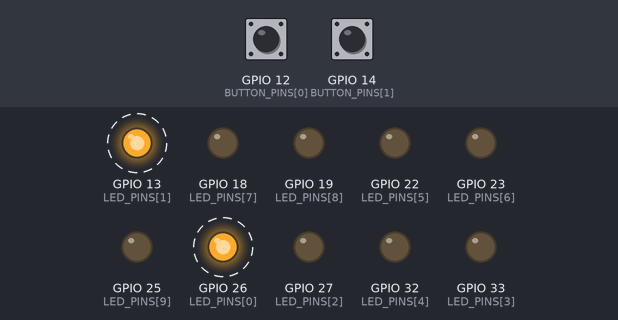
The program below on a simulated ESP32. Shown: output pins drawn as LEDs (lit = HIGH). Dashed ring = blinking. Inputs (shaded band) come from the test bench; at power-on: GPIO 14 (BUTTON_PINS[1]) LOW, GPIO 12 (BUTTON_PINS[0]) HIGH.

Above: at 1.2 s.
1.3 s: GPIO 14 (BUTTON_PINS[1]) pulled HIGH for 0.15 s
At 2.68 s:
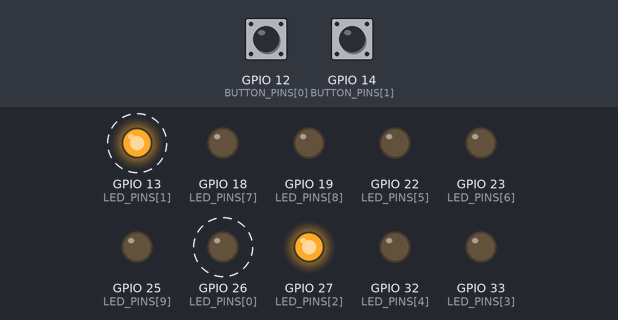
4.4 s: GPIO 14 (BUTTON_PINS[1]) pulled HIGH for 1 s
At 7.3 s:
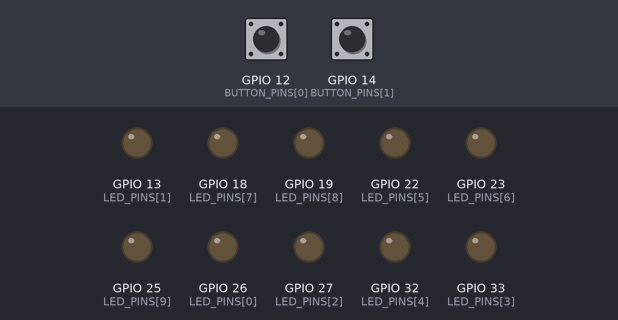
7.5 s: GPIO 14 (BUTTON_PINS[1]) pulled HIGH for 3.2 s
At 10.79 s:
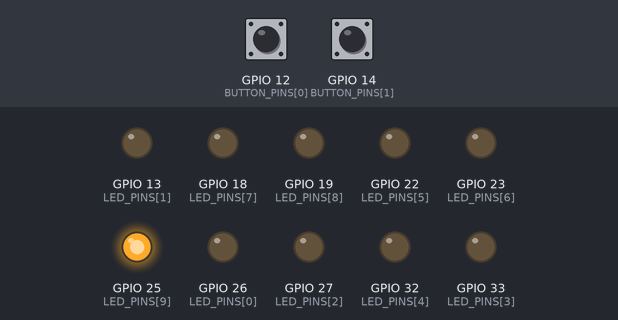
Timing chart, 0 to 13.7 s (numbered marks = the images above; inputs shaded):
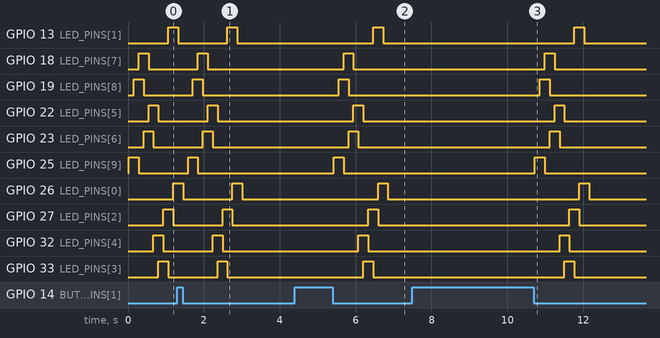

The program:

main.cpp
```cpp
#include <Arduino.h>
#include <freertos/FreeRTOS.h>
#include <freertos/queue.h>

#if CONFIG_FREERTOS_UNICORE
static const BaseType_t app_cpu = 0;
#else
static const BaseType_t app_cpu = 1;
#endif

static TaskHandle_t LEDFlicker = NULL;
static TaskHandle_t Button = NULL;

// LED pin list
static const uint8_t LED_PINS[] = {26, 13, 27, 33, 32, 22, 23, 18, 19, 25};
static const size_t LED_COUNT = sizeof(LED_PINS) / sizeof(LED_PINS[0]);

// Button pin list
static const uint8_t BUTTON_PINS[] = {12, 14};
static const size_t BUTTON_COUNT = sizeof(BUTTON_PINS) / sizeof(BUTTON_PINS[0]);

// Command queue to communicate button presses to the LED task
static QueueHandle_t commandQueue = NULL;

enum Command : int
{
  CMD_NONE = 0,
  CMD_FORWARD = 1,
  CMD_REVERSE = 2
};

void flicker(void *parameter)
{
  int cmd;
  for (;;)
  {
    // Wait for a command from the button task
    if (xQueueReceive(commandQueue, &cmd, portMAX_DELAY) == pdTRUE)
    {
      if (cmd == CMD_FORWARD)
      {
        for (size_t i = 0; i < LED_COUNT + 2; ++i)
        {
          // led count = 10 + 2
          if (i < LED_COUNT)
            digitalWrite(LED_PINS[i], HIGH);
          // Turn off 2 LEDs behind the current one to leave a trail
          if (i >= 2)
            digitalWrite(LED_PINS[i - 2], LOW);
          vTaskDelay(130 / portTICK_PERIOD_MS);
        }
      }
      else if (cmd == CMD_REVERSE)
      {
        // N-1 -> 0
        for (int i = LED_COUNT - 1; i > -3 ; --i)
        {
          // led count = 10
          // i=9
          if (i >= 0 && i < LED_COUNT)
            digitalWrite(LED_PINS[i], HIGH);

          // Turn off 2 LEDs ahead (which are behind visually in reverse)
          if (i + 2 < LED_COUNT && i + 2 >= 0)
            digitalWrite(LED_PINS[i + 2], LOW);
          vTaskDelay(130 / portTICK_PERIOD_MS);
        }
      }
      // After finishing sequence, continue waiting for next command
    }
  }
}

void readButtons(void *parameter)
{
  // Simple debounce parameters
  const TickType_t debounceDelay = 20 / portTICK_PERIOD_MS;

  for (;;)
  {
    for (size_t i = 0; i < BUTTON_COUNT; ++i)
    {
      int state = digitalRead(BUTTON_PINS[i]); // using INPUT_PULLUP: HIGH = not pressed, LOW = pressed
      if (state == LOW)
      {
        // debounce
        vTaskDelay(debounceDelay);
        if (digitalRead(BUTTON_PINS[i]) == LOW)
        {
          // Send command depending on which button
          int cmdToSend = (i == 0) ? CMD_FORWARD : CMD_REVERSE;
          // Use overwrite to ensure latest command is stored (queue length 1)
          if (commandQueue != NULL)
          {
            xQueueOverwrite(commandQueue, &cmdToSend);
          }

          // wait for release to avoid multiple triggers
          while (digitalRead(BUTTON_PINS[i]) == LOW)
          {
            vTaskDelay(10 / portTICK_PERIOD_MS);
          }
        }
      }
    }
    vTaskDelay(50 / portTICK_PERIOD_MS); // poll interval
  }
}
void setup()
{
  Serial.begin(115200);

  for (size_t i = 0; i < LED_COUNT; ++i)
  {
    pinMode(LED_PINS[i], OUTPUT);
    digitalWrite(LED_PINS[i], LOW); // Ensure all LEDs are off initially
  }
  for (size_t i = 0; i < BUTTON_COUNT; ++i)
  {
    pinMode(BUTTON_PINS[i], INPUT); // Using external pull-down resistors
  }

  // Create command queue (length 1) used to notify LED task which sequence to run
  commandQueue = xQueueCreate(1, sizeof(int));
  if (commandQueue == NULL)
  {
    Serial.println("Failed to create command queue");
  }

  xTaskCreatePinnedToCore(
      flicker,     // Function to implement the task
      "LEDTask",   // Name of the task
      2048,        // Stack size in words
      NULL,        // Task input parameter
      1,           // Priority of the task
      &LEDFlicker, // Task handle
      app_cpu      // Core where the task should run
  );

  xTaskCreatePinnedToCore(
      readButtons,  // Function to implement the task
      "ButtonTask", // Name of the task
      2048,         // Stack size in words
      NULL,         // Task input parameter
      1,            // Priority of the task
      &Button,      // Task handle
      app_cpu       // Core where the task should run
  );
}

void loop()
{
  vTaskDelay(100 / portTICK_PERIOD_MS);
}
```

Measured:
- after the input at 1.3 s, GPIO 18 (LED_PINS[7]): LOW → HIGH after 0.54 s, → LOW 0.26 s later; GPIO 19 (LED_PINS[8]): LOW → HIGH after 0.41 s, → LOW 0.26 s later
- after the input at 4.4 s, GPIO 13 (LED_PINS[1]): LOW → HIGH after 2.1 s, → LOW 0.26 s later; GPIO 18 (LED_PINS[7]): LOW → HIGH after 1.3 s, → LOW 0.26 s later
- after the input at 7.5 s, GPIO 13 (LED_PINS[1]): LOW → HIGH after 4.3 s, → LOW 0.26 s later; GPIO 18 (LED_PINS[7]): LOW → HIGH after 3.5 s, → LOW 0.26 s later
